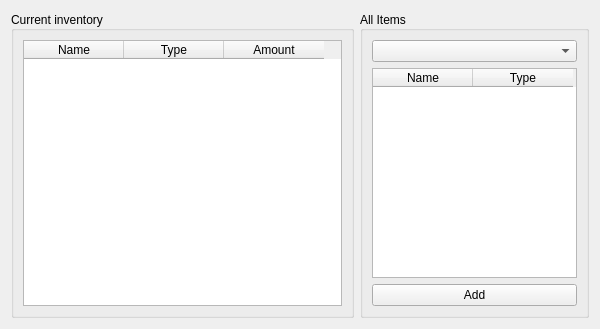
<?xml version="1.0" encoding="UTF-8"?>
<ui version="4.0">
 <class>TabInventory</class>
 <widget class="QWidget" name="TabInventory">
  <property name="geometry">
   <rect>
    <x>0</x>
    <y>0</y>
    <width>600</width>
    <height>329</height>
   </rect>
  </property>
  <property name="windowTitle">
   <string>Form</string>
  </property>
  <layout class="QHBoxLayout" name="horizontalLayout_2" stretch="3,2">
   <item>
    <widget class="QGroupBox" name="groupBox">
     <property name="title">
      <string>Current inventory</string>
     </property>
     <property name="alignment">
      <set>Qt::AlignmentFlag::AlignLeading|Qt::AlignmentFlag::AlignLeft|Qt::AlignmentFlag::AlignVCenter</set>
     </property>
     <property name="flat">
      <bool>false</bool>
     </property>
     <layout class="QVBoxLayout" name="verticalLayout_2">
      <item>
       <widget class="QTableWidget" name="inventory_tbl">
        <property name="contextMenuPolicy">
         <enum>Qt::ContextMenuPolicy::CustomContextMenu</enum>
        </property>
        <property name="selectionMode">
         <enum>QAbstractItemView::SelectionMode::SingleSelection</enum>
        </property>
        <property name="selectionBehavior">
         <enum>QAbstractItemView::SelectionBehavior::SelectRows</enum>
        </property>
        <property name="sortingEnabled">
         <bool>true</bool>
        </property>
        <property name="wordWrap">
         <bool>false</bool>
        </property>
        <attribute name="horizontalHeaderVisible">
         <bool>true</bool>
        </attribute>
        <attribute name="horizontalHeaderHighlightSections">
         <bool>false</bool>
        </attribute>
        <attribute name="horizontalHeaderStretchLastSection">
         <bool>false</bool>
        </attribute>
        <attribute name="verticalHeaderVisible">
         <bool>false</bool>
        </attribute>
        <column>
         <property name="text">
          <string>Name</string>
         </property>
         <property name="font">
          <font>
           <bold>false</bold>
          </font>
         </property>
        </column>
        <column>
         <property name="text">
          <string>Type</string>
         </property>
        </column>
        <column>
         <property name="text">
          <string>Amount</string>
         </property>
        </column>
       </widget>
      </item>
     </layout>
    </widget>
   </item>
   <item>
    <widget class="QGroupBox" name="verticalGroupBox">
     <property name="title">
      <string>All Items</string>
     </property>
     <property name="alignment">
      <set>Qt::AlignmentFlag::AlignLeading|Qt::AlignmentFlag::AlignLeft|Qt::AlignmentFlag::AlignVCenter</set>
     </property>
     <property name="flat">
      <bool>false</bool>
     </property>
     <layout class="QVBoxLayout" name="verticalLayout">
      <item>
       <widget class="QComboBox" name="item_category_cmb">
        <property name="maxVisibleItems">
         <number>15</number>
        </property>
        <property name="maxCount">
         <number>15</number>
        </property>
       </widget>
      </item>
      <item>
       <widget class="QTableWidget" name="item_tbl">
        <property name="contextMenuPolicy">
         <enum>Qt::ContextMenuPolicy::CustomContextMenu</enum>
        </property>
        <property name="editTriggers">
         <set>QAbstractItemView::EditTrigger::NoEditTriggers</set>
        </property>
        <property name="selectionMode">
         <enum>QAbstractItemView::SelectionMode::SingleSelection</enum>
        </property>
        <property name="selectionBehavior">
         <enum>QAbstractItemView::SelectionBehavior::SelectRows</enum>
        </property>
        <property name="sortingEnabled">
         <bool>true</bool>
        </property>
        <attribute name="horizontalHeaderStretchLastSection">
         <bool>false</bool>
        </attribute>
        <attribute name="verticalHeaderVisible">
         <bool>false</bool>
        </attribute>
        <column>
         <property name="text">
          <string>Name</string>
         </property>
        </column>
        <column>
         <property name="text">
          <string>Type</string>
         </property>
        </column>
       </widget>
      </item>
      <item>
       <widget class="QPushButton" name="item_add_btn">
        <property name="text">
         <string>Add</string>
        </property>
       </widget>
      </item>
     </layout>
    </widget>
   </item>
  </layout>
 </widget>
 <resources/>
 <connections/>
</ui>
